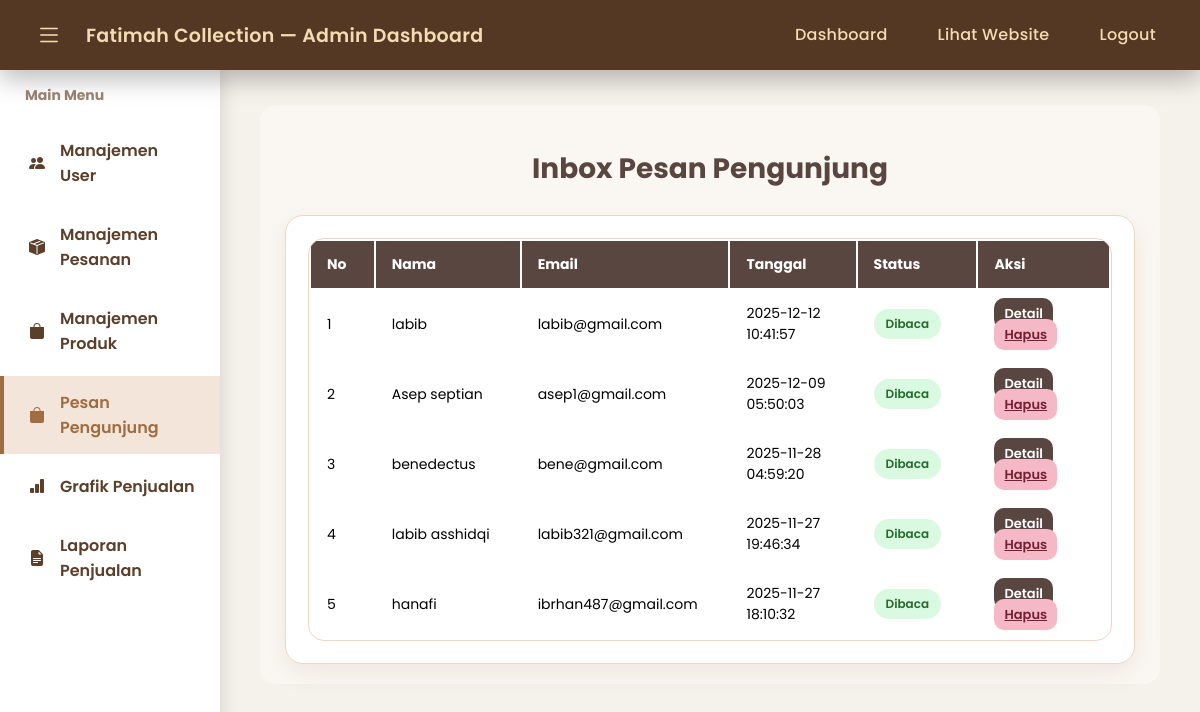
Page /admin/inbox/inbox.php on the committed database.
### tables this page shows
CREATE TABLE `contact_messages` (
  `id` int(11) NOT NULL,
  `name` varchar(100) DEFAULT NULL,
  `email` varchar(150) DEFAULT NULL,
  `message` text DEFAULT NULL,
  `status` enum('baru','dibaca') DEFAULT 'baru',
  `created_at` timestamp NOT NULL DEFAULT current_timestamp()
);

### admin/inbox/inbox.php (the view, shortened to what this page needs)
<?php
require_once '../../app/config/database.php';
$query = "SELECT * FROM contact_messages ORDER BY created_at DESC";
$result = $db->query($query);
include '../layout.php';
?>
<div class="content">
    <div class="inbox-page">
        <h2 class="page-title">Inbox Pesan Pengunjung</h2>
        <div class="inbox-wrapper mt-4">
            <div class="table-responsive">
                <table class="table table-bordered table-modern">
                    <thead>
                        <tr>
                            <th width="50">No</th>
                            <th width="160">Nama</th>
                            <th width="200">Email</th>
                            <th width="150">Tanggal</th>
                            <th width="120">Status</th>
                            <th width="150">Aksi</th>
                        </tr>
                    </thead>
                    <tbody>
                        <?php $no = 1; while ($row = $result->fetch_assoc()): ?>
                        <tr>
                            <td><?= $no++; ?></td>
                            <td><?= htmlspecialchars($row['name']); ?></td>
                            <td><?= htmlspecialchars($row['email']); ?></td>
                            <td><?= $row['created_at']; ?></td>
                            <td>
                                <?php if ($row['status'] == 'baru'): ?>
                                    <span class="badge-new">Baru</span>
                                <?php else: ?>
                                    <span class="badge-read">Dibaca</span>
                                <?php endif; ?>
                            </td>
                            <td>
                                <a href="inbox_detail.php?id=<?= $row['id']; ?>"
                                   class="btn-detail me-1">Detail</a>
                                <a href="inbox_delete.php?id=<?= $row['id']; ?>"
                                   onclick="return confirm('Hapus pesan ini?')"
                                   class="btn-delete">
                                    Hapus
                                </a>
                            </td>
                        </tr>
                        <?php endwhile; ?>
                    </tbody>
                </table>
            </div>
        </div>
    </div>
</div>

### admin/layout.php (style rules this page uses)
body { margin: 0; padding: 0; font-family: 'Poppins', sans-serif; background: #f5f1eb; transition: .3s; }
.content { margin-left: 220px; margin-top: 70px; padding: 35px 40px; transition: .3s; }

### admin/inbox/inbox.php (style rules this page uses)
.inbox-page { width: 100%; background: #faf7f3; padding: 20px 25px; border-radius: 16px; box-sizing: border-box; }
.page-title { font-size: 28px; font-weight: 700; color: #5A4640; text-align: center; margin-bottom: 25px; }
.inbox-wrapper { background: #ffffff; border-radius: 18px; padding: 22px; border: 1px solid #edd6c4; box-shadow: 0 8px 24px rgba(179, 139, 103, 0.15); transition: .25s; }
.table-modern { width: 100%; border-radius: 16px; overflow: hidden; border: 1px solid #edd6c4; background: white; }
.table-modern thead { background: #5A4640; color: white; }
.table-modern th, .table-modern td { padding: 13px 16px; font-size: 14px; text-align: left; }
.badge-new, .badge-read { padding: 6px 12px; border-radius: 30px; font-size: 12px; font-weight: 600; display: inline-block; }
.badge-read { background: #d9f9e0; color: #276b2e; }
.btn-detail { background: #5A4640; color: white !important; padding: 6px 10px; border-radius: 10px; border: none; font-size: 13px; font-weight: 600; transition: .25s; }
.btn-delete { background: #f5b8c6; color: #742033 !important; padding: 6px 10px; border-radius: 10px; border: none; font-size: 13px; font-weight: 600; transition: .25s; }

### rows in the picture
contact_messages: name "labib", email "labib@gmail.com", created_at "2025-12-12 10:41:57", status "Dibaca"
contact_messages: name "Asep septian", email "asep1@gmail.com", created_at "2025-12-09 05:50:03", status "Dibaca"
contact_messages: name "benedectus", email "bene@gmail.com", created_at "2025-11-28 04:59:20", status "Dibaca"
contact_messages: name "labib asshidqi", email "labib321@gmail.com", created_at "2025-11-27 19:46:34", status "Dibaca"
contact_messages: name "hanafi", email "ibrhan487@gmail.com", created_at "2025-11-27 18:10:32", status "Dibaca"
